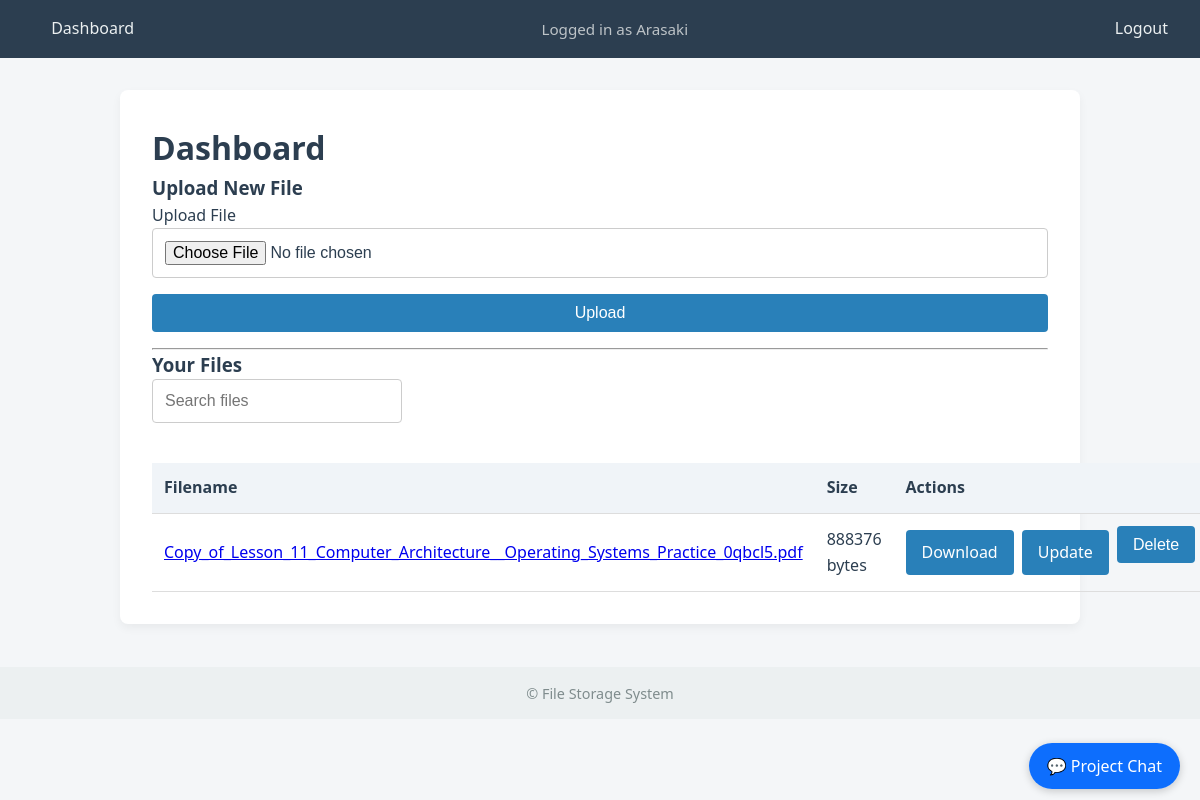
The page /dashboard (signed in) on the database its author committed.
### file_storage/app/models/models_form.py (models this page shows)
class User(UserMixin, db.Model):
    id = db.Column(db.Integer, primary_key=True)
    username = db.Column(db.String(80), unique=True, nullable=False)
    password = db.Column(db.String(200), nullable=False)
    files = db.relationship('File', backref='owner', lazy=True)

class File(db.Model):
    id = db.Column(db.Integer, primary_key=True)
    filename = db.Column(db.String(100))
    size = db.Column(db.Integer)
    uploaded = db.Column(db.DateTime, default=datetime.utcnow)
    user_id = db.Column(db.Integer, db.ForeignKey('user.id'))

### file_storage/app/files/views.py (the view, shortened to what this page needs)
@files_bp.route('/dashboard', methods=['GET', 'POST'])
@login_required
def dashboard():
    form = UploadForm()
    search_query = request.args.get('search', '').strip()
    files = File.query.filter_by(user_id=current_user.id).all() if not search_query else \
        File.query.filter(File.user_id == current_user.id, File.filename.ilike(f"%{search_query}%")).all()
    return render_template('dashboard.html', form=form, files=files, search_query=search_query)

### file_storage/app/models/models_form.py
class UploadForm(FlaskForm):
    file = FileField('Upload File')
    submit = SubmitField('Upload')

### file_storage/app/models/models_form.py (called while the page is built)
@login_manager.user_loader
def load_user(user_id):
    return User.query.get(int(user_id))

### file_storage/app/templates/dashboard.html (shortened to what this page needs)
{% extends 'base.html' %}
{% block content %}
<h1>Dashboard</h1>
<div class="d-flex justify-content-between mb-3">
    <div>
        <h3>Upload New File</h3>
        <form method="POST" enctype="multipart/form-data">
            <div>
                {{ form.file.label }}
                {{ form.file() }}
            </div>
            <div>
                <button type="submit" class="btn btn-success">Upload</button>
            </div>
        </form>
    </div>
</div>
<hr>
<div class="d-flex justify-content-between align-items-center">
    <h3>Your Files</h3>
    <form method="GET" action="{{ url_for('files.dashboard') }}" class="d-flex">
        <input type="text" name="search" placeholder="Search files" class="form-control" style="width: 250px;" value="{{ search_query }}">
    </form>
</div>
<table class="table mt-3">
    <thead>
        <tr>
            <th>Filename</th>
            <th>Size</th>
            <th>Actions</th>
        </tr>
    </thead>
    <tbody>
        {% for file in files %}
            <tr>
                <td>
                    <a href="{{ url_for('files.view_file', file_id=file.id) }}">{{ file.filename }}</a>
                </td>
                <td>{{ file.size }} bytes</td>
                <td class="action-buttons">
                    <div class="btn-group">
                        <a href="{{ url_for('files.download_file', file_id=file.id) }}" class="btn btn-primary">Download</a>
                        <a href="{{ url_for('files.update_file', file_id=file.id) }}" class="btn btn-warning">Update</a>
                        <form action="{{ url_for('files.delete_file', file_id=file.id) }}" method="post" style="display:inline;">
                            <button type="submit" class="btn btn-danger">Delete</button>
                        </form>
                    </div>
                </td>
            </tr>
        {% endfor %}
    </tbody>
</table>
{% endblock %}

### file_storage/app/templates/base.html (shortened to what this page needs)
<!DOCTYPE html>
<html lang="en">
<head>
    <link rel="stylesheet" href="{{ url_for('static', filename='style.css') }}">
</head>
<body>
    <nav>
        <div class="nav-container">
            <a href="{{ url_for('files.dashboard') }}">Dashboard</a>
            {% if current_user.is_authenticated %}
                <span class="user-info">Logged in as {{ current_user.username }}</span>
                <a href="{{ url_for('auth.logout') }}">Logout</a>
            {% else %}
                <a href="{{ url_for('auth.login') }}">Login</a>
                <a href="{{ url_for('auth.register') }}">Register</a>
            {% endif %}
        </div>
    </nav>
    <main>
        {% block content %}{% endblock %}
    </main>
   {% if current_user.is_authenticated and request.endpoint != 'chat.project_chat' %}
<div style="position: fixed; bottom: 20px; right: 20px; z-index: 1000;">
    <a href="{{ url_for('chat.project_chat') }}"
       style="background-color: #0d6efd; color: white; padding: 12px 18px; border-radius: 50px; text-decoration: none; font-weight: 500; box-shadow: 0 2px 8px rgba(0,0,0,0.2);">
        💬 Project Chat
    </a>
</div>
{% endif %}
    <footer>
        <p>&copy; {{ current_year }} File Storage System</p>
    </footer>
</body>
</html>

### file_storage/app/static/style.css (style rules this page uses)
* { box-sizing: border-box; margin: 0; padding: 0; }
body { font-family: 'Segoe UI', Tahoma, sans-serif; background-color: #f4f6f8; color: #2c3e50; line-height: 1.6; }
nav { background-color: #2c3e50; padding: 1em 2em; }
.nav-container { display: flex; justify-content: space-between; align-items: center; }
nav a { color: #ecf0f1; margin-left: 1.2em; text-decoration: none; font-weight: 500; transition: color 0.2s ease; }
.user-info { color: #bdc3c7; font-size: 0.95em; }
main { max-width: 960px; margin: 2em auto; padding: 2em; background: #ffffff; border-radius: 8px; box-shadow: 0 4px 10px rgba(0, 0, 0, 0.05); }
input, select, textarea, button { font-size: 1em; padding: 0.75em; margin-bottom: 1em; width: 100%; border: 1px solid #ccc; border-radius: 4px; transition: border-color 0.2s ease; }
button { background-color: #2980b9; color: white; border: none; font-weight: 500; cursor: pointer; transition: background-color 0.2s ease; }
footer { text-align: center; padding: 1em; margin-top: 3em; background-color: #ecf0f1; color: #7f8c8d; font-size: 0.9em; }
table { width: 100%; border-collapse: collapse; margin-top: 1.5em; }
th, td { text-align: left; padding: 0.75em; border-bottom: 1px solid #ddd; }
th { background-color: #f0f4f8; font-weight: 600; }
.btn { background-color: #2980b9; color: white; padding: 0.6em 1em; text-decoration: none; border: none; border-radius: 4px; cursor: pointer; font-weight: 500; display: inline-block; text-align: center; white-space: nowrap; }
.btn-group { display: flex; gap: 0.5em; align-items: center; }
.btn-group form { margin: 0; }
button { background: #0d6efd; color: white; font-weight: bold; font-size: 16px; border: none; padding: 12px; border-radius: 10px; cursor: pointer; transition: 0.3s; }

### rows shown on the page
User: username "Arasaki"
File: filename "Copy_of_Lesson_11_Computer_Architecture__Operating_Systems_Practice_0qbcl5.pdf", size "888376"
